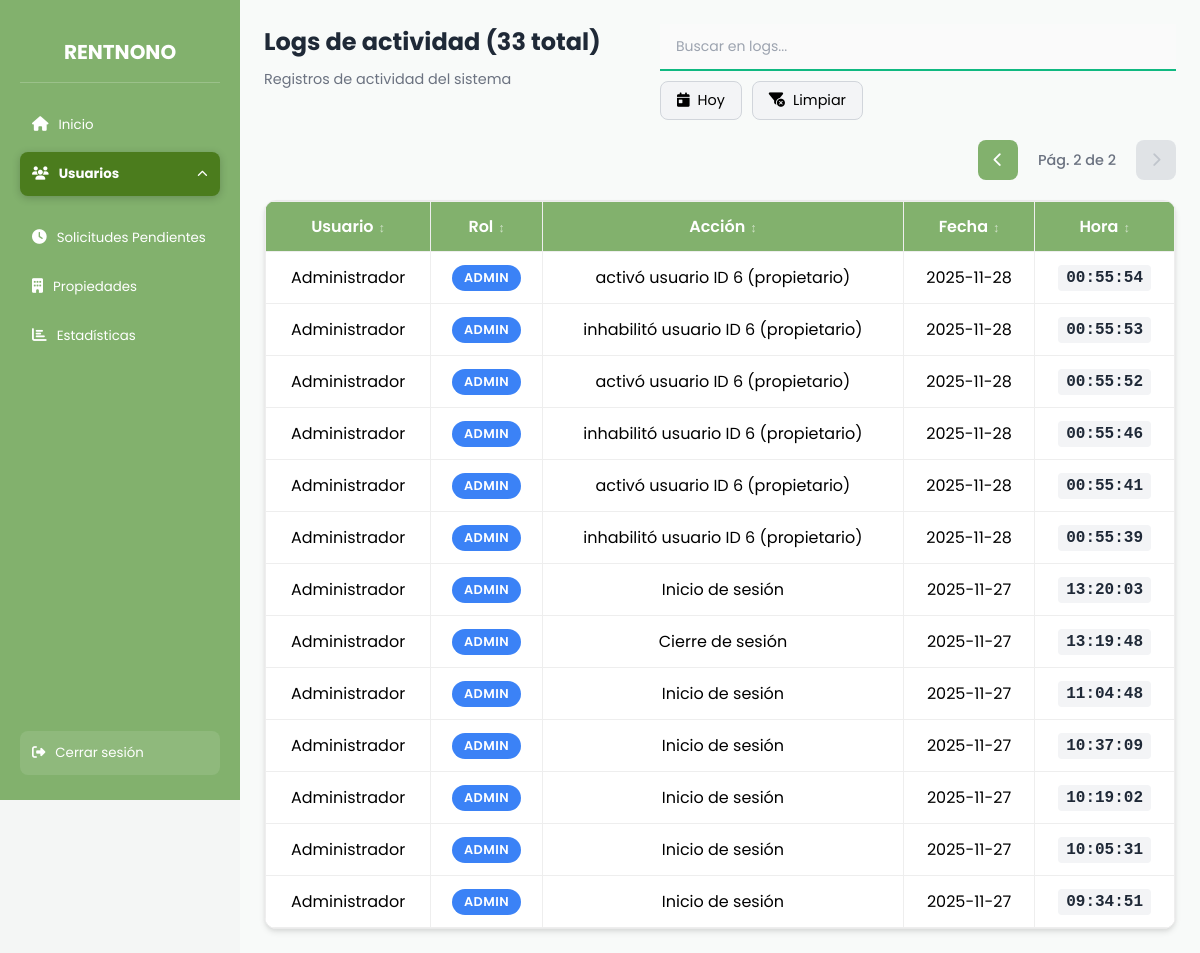
The app's page /RentNonoojjfg/admin/indexadmin.php?pagina_logs=2&seccion=usuarios&tabla=logs (signed in) with its own data.
### tables this page shows
CREATE TABLE `logs_actividad` (
  `id` int(11) NOT NULL,
  `usuario_id` int(11) DEFAULT NULL,
  `usuario_nombre` varchar(150) DEFAULT NULL,
  `rol` enum('admin','propietario','visitante') NOT NULL DEFAULT 'visitante',
  `accion` varchar(255) NOT NULL,
  `fecha` datetime NOT NULL DEFAULT current_timestamp()
);

### RentNonoojjfg/admin/indexadmin.php (the view, shortened to what this page needs)
<?php
require_once __DIR__ . '/../database/conexion.php';
            foreach ($usuarios as $u): ?>
            <?php endforeach;
$logsPorPagina = 20;
$paginaLogs = isset($_GET['pagina_logs']) ? max(1, (int)$_GET['pagina_logs']) : 1;
$offsetLogs = ($paginaLogs - 1) * $logsPorPagina;
try {
    $totalLogs = $conn->query("SELECT COUNT(*) FROM logs_actividad")->fetchColumn();
    $totalPaginasLogs = ceil($totalLogs / $logsPorPagina);
} catch (Exception $e) {
    error_log("Error obteniendo total de logs: " . $e->getMessage());
    $totalLogs = 0;
    $totalPaginasLogs = 1;
}
try {
    $logs = $conn->prepare("
        SELECT usuario_nombre, rol, accion, fecha, DATE(fecha) as fecha_simple
        FROM logs_actividad
        ORDER BY fecha DESC
        LIMIT :limit OFFSET :offset
    ");
    $logs->bindValue(':limit', $logsPorPagina, PDO::PARAM_INT);
    $logs->bindValue(':offset', $offsetLogs, PDO::PARAM_INT);
    $logs->execute();
    $logs = $logs->fetchAll(PDO::FETCH_ASSOC);
} catch (Exception $e) {
    error_log("Error obteniendo logs: " . $e->getMessage());
    $logs = [];
}
$seccionActiva = isset($_GET['seccion']) ? $_GET['seccion'] : 'inicio';
$tablaActiva = isset($_GET['tabla']) && in_array($_GET['tabla'], ['admins', 'propietarios', 'visitantes', 'logs'])
    ? $_GET['tabla']
    : 'admins';
?>
<!DOCTYPE html>
<html lang="es">
<head>
    <link rel="stylesheet" href="../estilos/admin.css">
    <link rel="stylesheet" href="https://cdnjs.cloudflare.com/ajax/libs/font-awesome/6.5.0/css/all.min.css">
</head>
<body>
<div class="layout">
    <aside class="sidebar">
        <h2 class="logo">RENTNONO</h2>
        <button class="menu-btn <?= $seccionActiva === 'inicio' ? 'activo' : '' ?>" data-seccion="inicio" id="btnInicio">
            <i class="fa-solid fa-house"></i> <span class="menu-text">Inicio</span>
        </button>
        <button class="menu-btn <?= $seccionActiva === 'usuarios' ? 'activo' : '' ?>" id="btnUsuarios">
            <i class="fa-solid fa-users"></i> <span class="menu-text">Usuarios</span>
            <i class="fa-solid fa-chevron-down flecha"></i>
        </button>
        <button class="menu-btn <?= $seccionActiva === 'solicitudes' ? 'activo' : '' ?>" data-seccion="solicitudes" id="btnSolicitudes">
            <i class="fa-solid fa-clock"></i> <span class="menu-text">Solicitudes Pendientes</span>
        </button>
        <button class="menu-btn <?= $seccionActiva === 'propiedades' ? 'activo' : '' ?>" data-seccion="propiedades" id="btnPropiedades">
            <i class="fa-solid fa-building"></i> <span class="menu-text">Propiedades</span>
        </button>
        <button class="menu-btn <?= $seccionActiva === 'estadisticas' ? 'activo' : '' ?>" data-seccion="estadisticas" id="btnEstadisticas">
            <i class="fa-solid fa-chart-bar"></i> <span class="menu-text">Estadísticas</span>
        </button>
        <button class="menu-btn logout-btn" id="btnLogout">
            <i class="fa-solid fa-right-from-bracket"></i> <span class="menu-text">Cerrar sesión</span>
        </button>
    </aside>
    <main class="contenido">
        <section id="logs" class="seccion <?= $seccionActiva === 'usuarios' && $tablaActiva === 'logs' ? 'visible' : '' ?>">
            <div class="logs-header">
                <div class="tabla-title">
                    <h2>Logs de actividad (<span id="totalLogsCount"><?= $totalLogs ?></span> total)</h2>
                    <span class="tabla-subtitle">Registros de actividad del sistema</span>
                </div>
                <div class="logs-filters">
                    <input type="text" id="searchLogs" placeholder="Buscar en logs..." class="buscador-tabla">
                    <button class="filter-btn" id="filterToday">
                        <i class="fa-solid fa-calendar-day"></i> Hoy
                    </button>
                    <button class="filter-btn" id="clearFilters">
                        <i class="fa-solid fa-filter-circle-xmark"></i> Limpiar
                    </button>
                </div>
            </div>
            <?php if ($totalLogs > 0 && $totalPaginasLogs > 1): ?>
            <div class="paginacion-tabla logs-paginacion">
                <?php if ($paginaLogs > 1): ?>
                    <a href="?pagina_logs=<?= $paginaLogs - 1 ?>&seccion=usuarios&tabla=logs" class="pagina-btn small">
                        <i class="fa-solid fa-chevron-left"></i>
                    </a>
                <?php else: ?>
                    <span class="pagina-btn small disabled">
                        <i class="fa-solid fa-chevron-left"></i>
                    </span>
                <?php endif; ?>
                <span class="info-pagina">
                    Pág. <?= $paginaLogs ?> de <?= $totalPaginasLogs ?>
                </span>
                <?php if ($paginaLogs < $totalPaginasLogs): ?>
                    <a href="?pagina_logs=<?= $paginaLogs + 1 ?>&seccion=usuarios&tabla=logs" class="pagina-btn small">
                        <i class="fa-solid fa-chevron-right"></i>
                    </a>
                <?php else: ?>
                    <span class="pagina-btn small disabled">
                        <i class="fa-solid fa-chevron-right"></i>
                    </span>
                <?php endif; ?>
            </div>
            <?php endif; ?>
            <div class="tabla-contenedor">
                <table id="tablaLogs">
                    <thead>
                        <tr>
                            <th data-ordenable="true">Usuario</th>
                            <th data-ordenable="true">Rol</th>
                            <th data-ordenable="true">Acción</th>
                            <th data-ordenable="true">Fecha</th>
                            <th data-ordenable="true">Hora</th>
                        </tr>
                    </thead>
                    <tbody>
                        <?php if (!empty($logs)): ?>
                            <?php foreach ($logs as $l): ?>
                            <tr>
                                <td><?= htmlspecialchars($l['usuario_nombre'], ENT_QUOTES, 'UTF-8') ?></td>
                                <td><span class="rol-badge rol-<?= htmlspecialchars($l['rol'], ENT_QUOTES, 'UTF-8') ?>"><?= htmlspecialchars($l['rol'], ENT_QUOTES, 'UTF-8') ?></span></td>
                                <td><?= htmlspecialchars($l['accion'], ENT_QUOTES, 'UTF-8') ?></td>
                                <td><?= htmlspecialchars($l['fecha_simple'], ENT_QUOTES, 'UTF-8') ?></td>
                                <td><span class="hora-log"><?= date('H:i:s', strtotime($l['fecha'])) ?></span></td>
                            </tr>
                            <?php endforeach; ?>
                        <?php endif; ?>
                    </tbody>
                </table>
            </div>
        </section>
    </main>
</div>
</body>
</html>

### records on screen
logs_actividad: usuario_nombre "Administrador", rol "ADMIN", accion "activó usuario ID 6 (propietario)", fecha_simple "2025-11-28", fecha "00:55:54"
logs_actividad: usuario_nombre "Administrador", rol "ADMIN", accion "inhabilitó usuario ID 6 (propietario)", fecha_simple "2025-11-28", fecha "00:55:53"
logs_actividad: usuario_nombre "Administrador", rol "ADMIN", accion "activó usuario ID 6 (propietario)", fecha_simple "2025-11-28", fecha "00:55:52"
logs_actividad: usuario_nombre "Administrador", rol "ADMIN", accion "inhabilitó usuario ID 6 (propietario)", fecha_simple "2025-11-28", fecha "00:55:46"
logs_actividad: usuario_nombre "Administrador", rol "ADMIN", accion "activó usuario ID 6 (propietario)", fecha_simple "2025-11-28", fecha "00:55:41"
logs_actividad: usuario_nombre "Administrador", rol "ADMIN", accion "inhabilitó usuario ID 6 (propietario)", fecha_simple "2025-11-28", fecha "00:55:39"
logs_actividad: usuario_nombre "Administrador", rol "ADMIN", accion "Inicio de sesión", fecha_simple "2025-11-27", fecha "13:20:03"
logs_actividad: usuario_nombre "Administrador", rol "ADMIN", accion "Cierre de sesión", fecha_simple "2025-11-27", fecha "13:19:48"
logs_actividad: usuario_nombre "Administrador", rol "ADMIN", accion "Inicio de sesión", fecha_simple "2025-11-27", fecha "11:04:48"
logs_actividad: usuario_nombre "Administrador", rol "ADMIN", accion "Inicio de sesión", fecha_simple "2025-11-27", fecha "10:37:09"
logs_actividad: usuario_nombre "Administrador", rol "ADMIN", accion "Inicio de sesión", fecha_simple "2025-11-27", fecha "10:19:02"
logs_actividad: usuario_nombre "Administrador", rol "ADMIN", accion "Inicio de sesión", fecha_simple "2025-11-27", fecha "10:05:31"
logs_actividad: usuario_nombre "Administrador", rol "ADMIN", accion "Inicio de sesión", fecha_simple "2025-11-27", fecha "09:34:51"

### other values on screen
$totalLogs "33"
$paginaLogs "2"
$totalPaginasLogs "2"
